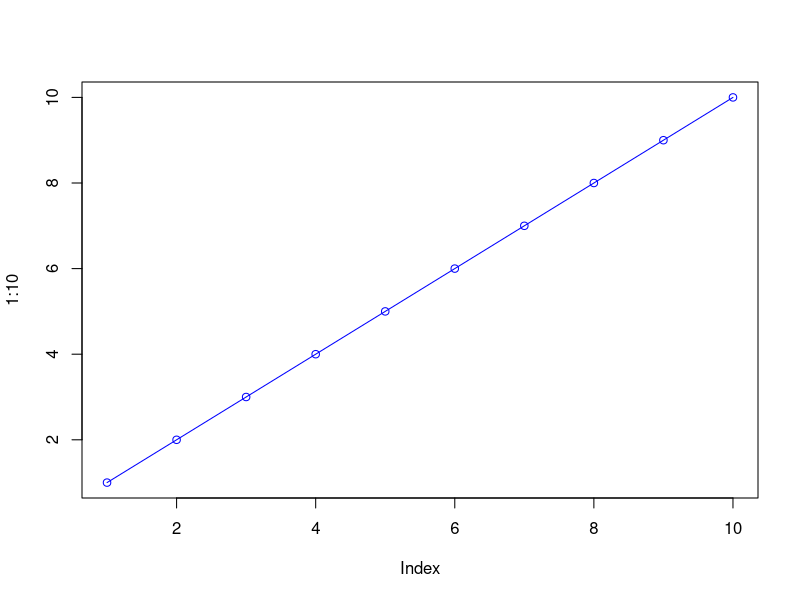
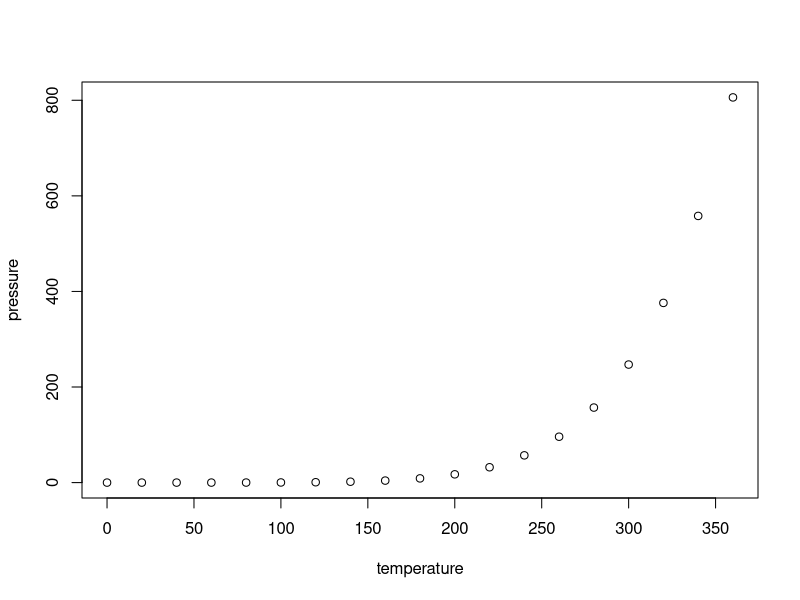

These charts were generated, in order, by the following R code:
## ---- chunk 1
knitr::opts_chunk$set(echo = TRUE)
## ---- chunk 2
plot(1:10, typ = "o", col = "blue")
## ---- chunk 3
summary(cars)
## ---- chunk 4
plot(pressure)
